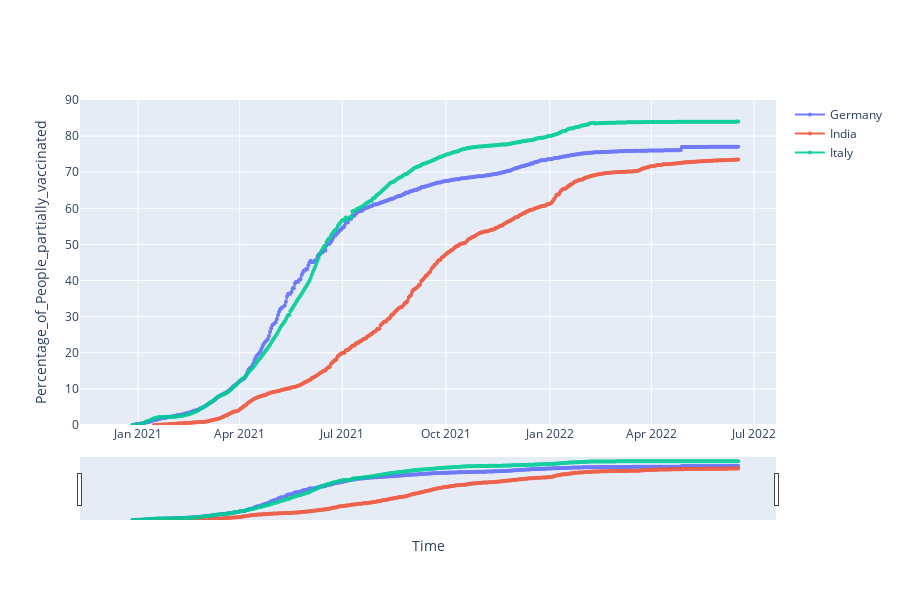

Notebook cell for this chart:
### Markdown cell above
# The vaccination rate of partially vaccinated population over time

### Code cell
#To include every country in the graph(we will use loop)
fig = go.Figure()
for each in country_list: 
    fig.add_trace(go.Scatter(x = vacc_plotting_data1.Date, y = vacc_plotting_data1[each], mode = 'markers+lines', opacity = 0.9, line_width = 2, marker_size = 4, name = each))
#defines the overall layout properties
fig.update_layout(width = 900, height = 600, xaxis_title = "Time", yaxis_title = "Percentage_of_People_partially_vaccinated") 
fig.update_yaxes(type = 'linear', range = [0,90])
#range slider gives you the possibility to slide across the x scale 
fig.update_layout(xaxis_rangeslider_visible = True)

### Figure 1 — Plotly figure (JSON) as saved in the notebook; plotly's stock layout.template omitted (floating-point values rounded to 4 significant figures; data arrays with more than 128 entries replaced by an {"elided": "..."} marker saying what was removed)
{"data": [{"line": {"width": 2}, "marker": {"size": 4}, "mode": "markers+lines", "name": "Germany", "opacity": 0.9, "type": "scatter", "x": {"elided": "551 str values"}, "y": {"elided": "551 float values"}}, {"line": {"width": 2}, "marker": {"size": 4}, "mode": "markers+lines", "name": "India", "opacity": 0.9, "type": "scatter", "x": {"elided": "551 str values"}, "y": {"elided": "551 float values"}}, {"line": {"width": 2}, "marker": {"size": 4}, "mode": "markers+lines", "name": "Italy", "opacity": 0.9, "type": "scatter", "x": {"elided": "551 str values"}, "y": {"elided": "551 float values"}}], "layout": {"height": 600, "width": 900, "xaxis": {"rangeslider": {"visible": true}, "title": {"text": "Time"}}, "yaxis": {"range": [0, 90], "title": {"text": "Percentage_of_People_partially_vaccinated"}, "type": "linear"}}}
